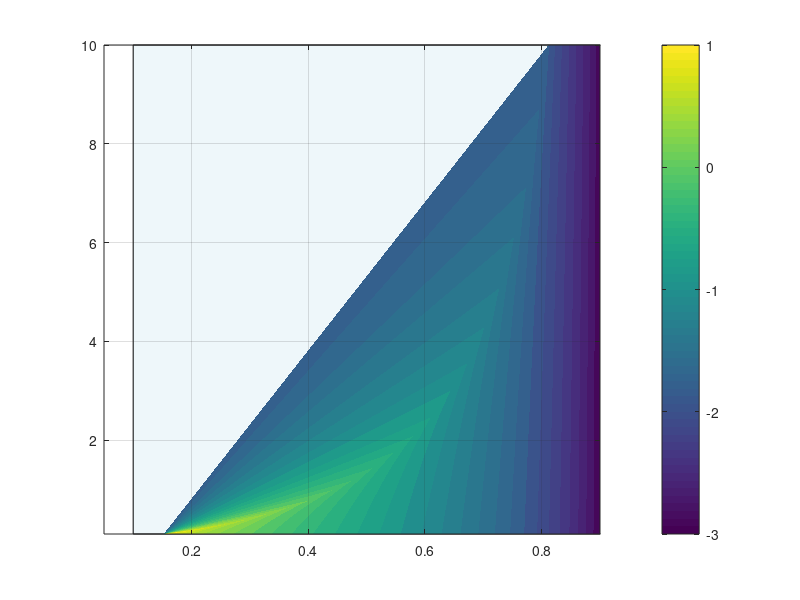

MATLAB code to generate this figure: (Note: this script raises an error after producing the figure.)
% Make figure 3 in the ms, showing the flat steady intrusion length as a
% function of F and dT, with tipping point contours for different values of
% C. 
%
% 22/11/22 ATB, MIT license.
clear
addpath('functions')
%
% load the data
% 
f = load("data-for-figures/figure3_data.mat");
figure(1); clf; hold on; box on; grid on

%
% fill in the background
%
yl = [0.1, 10];
xl = [1e-1, 0.901]; %x and y limits of final plot
bgc = [67,85,90]/100; %background color
fill([xl, flip(xl)], [yl(1), yl(1), yl(end), yl(end)], bgc , 'FaceAlpha', 0.2)

%
% add map where finite intrusion exists
%
contourf(f.F, f.dT, log10(f.intrusion_length), 30, 'linestyle', 'none');
cc = colorbar; 
clabels = 10.^(-3:1:1);  
clabstring  =  ["10^{-3}", "10^{-2}", "10^{-1}", "10^{0}", "10^{1}"];
caxis(log10(clabels([1 end]))); 
set(cc,'Ticks',log10(clabels),'TickLabels', clabstring); 
cmap = cmocean('tempo');
colormap(cmap(20:end,:)); %remove final white shades
cc.Label.String = 'dimensionless intrusion length';
cc.FontSize = 15;


%
% add the tipping point curves for different C
%
colmap = cmocean('matter',6);
colmap = colmap((length(colmap)-3):end, :);
colmap(1,:) = ([0.9490    0.5855    0.4038] + [ 0.8874    0.3829    0.3249])/2;
for i = 1:3
    plot(f.FF, f.dTc(i,:),  'color', colmap(i,:), 'linewidth', 2.2);
end

%
% add text labels
%
txt1 = text(0.11,8.5, 'unbounded intrusion', 'FontSize', 16, 'FontName', 'Helvetica', 'Interpreter', 'none');
txt2 = text(0.63,0.12, 'bounded intrusion', 'FontSize', 16, 'FontName', 'Helvetica', 'Interpreter', 'none');
txt3 = text(0.565, 5.1, '$C = 0.01$', 'Interpreter', 'Latex', 'Rotation', 45, 'Color', colmap(3,:), 'FontSize', 16);
txt4 = text(0.7, 5.3, '$C = 0.1$', 'Interpreter', 'Latex', 'Rotation', 48, 'Color', colmap(2,:), 'FontSize', 16);
txt5 = text(0.84, 5.9, '$C = 1$', 'Interpreter', 'Latex', 'Rotation', 55, 'Color', colmap(1,:), 'FontSize', 16);




%
% tidy things
%
set(gca, 'YScale', 'log')
ylim(yl)
xlim(xl)
xlabel('$F$', 'FontSize', 16, 'Interpreter','latex')
ylabel('$M$', 'FontSize', 16, 'Interpreter','latex')
ax = gca; ax.XTick = 0.1:0.2:0.9;
ax.FontSize = 16;
fig = gcf;
fig.Position(3:4) = [560,420];
